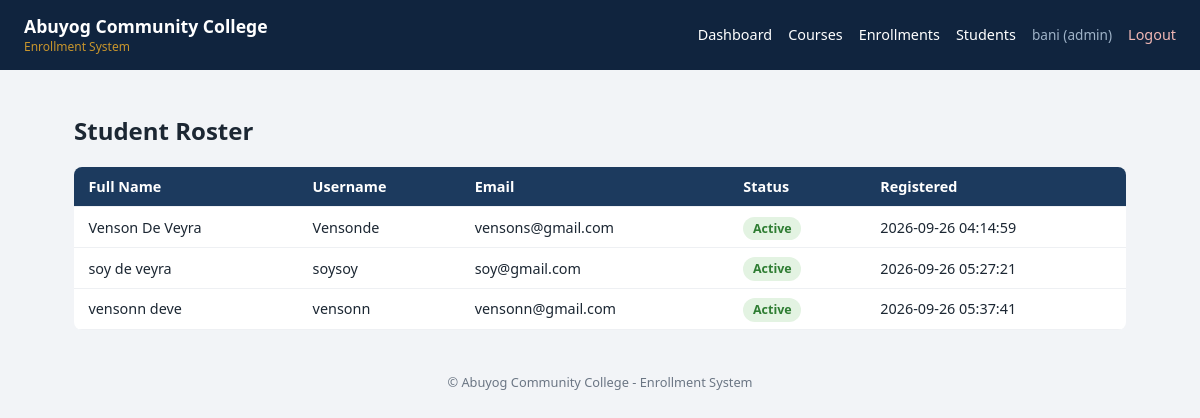
Screenshot of /admin/students (signed in) with the database file from the repository.
### tables this page shows
CREATE TABLE users (
    id            INTEGER PRIMARY KEY AUTOINCREMENT,
    username      TEXT NOT NULL UNIQUE,
    email         TEXT NOT NULL UNIQUE,
    password_hash TEXT NOT NULL,                 -- NEVER store plaintext passwords
    full_name     TEXT NOT NULL,
    role          TEXT NOT NULL CHECK (role IN ('super_admin', 'admin', 'student')),
    is_active     INTEGER NOT NULL DEFAULT 1,    -- 0 disables login without deleting history
    created_at    TEXT NOT NULL DEFAULT (datetime('now'))
);

### app.py (the view)
@app.route("/admin/students")
@login_required
@role_required("admin", "super_admin")
def admin_view_students():
    db = get_db()
    students = db.execute("SELECT * FROM users WHERE role='student' ORDER BY full_name").fetchall()
    return render_template("admin/manage_students.html", students=students, user=_current_user())

### app.py (called while the page is built)
def _current_user():
    if "user_id" not in session:
        return None
    return get_db().execute("SELECT * FROM users WHERE id = ?", (session["user_id"],)).fetchone()

### auth.py (called while the page is built)
def login_required(view):
    @wraps(view)
    def wrapped_view(*args, **kwargs):
        if "user_id" not in session:
            flash("Please log in to continue.", "warning")
            return redirect(url_for("login", next=request.path))
        return view(*args, **kwargs)
    return wrapped_view

def role_required(*allowed_roles):
    def decorator(view):
        @wraps(view)
        def wrapped_view(*args, **kwargs):
            if session.get("role") not in allowed_roles:
                abort(403)
            return view(*args, **kwargs)
        return wrapped_view
    return decorator

### database.py (called while the page is built)
def get_db():
    if "db" not in g:
        g.db = sqlite3.connect(current_app.config["DATABASE"])
        g.db.row_factory = sqlite3.Row
        g.db.execute("PRAGMA foreign_keys = ON")
    return g.db

### templates/admin/manage_students.html (shortened to what this page needs)
{% extends "base.html" %}
{% block content %}
<h2>Student Roster</h2>
<table class="data-table">
    <thead>
        <tr><th>Full Name</th><th>Username</th><th>Email</th><th>Status</th><th>Registered</th></tr>
    </thead>
    <tbody>
        {% for s in students %}
        <tr>
            <td>{{ s.full_name }}</td>
            <td>{{ s.username }}</td>
            <td>{{ s.email }}</td>
            <td>
                <span class="badge {{ 'badge-success' if s.is_active else 'badge-danger' }}">
                    {{ 'Active' if s.is_active else 'Disabled' }}
                </span>
            </td>
            <td>{{ s.created_at }}</td>
        </tr>
        {% else %}
        <tr><td colspan="5" class="muted">No students registered yet.</td></tr>
        {% endfor %}
    </tbody>
</table>
{% endblock %}

### templates/base.html (shortened to what this page needs)
<!DOCTYPE html>
<html lang="en">
<head>
    <link rel="stylesheet" href="{{ url_for('static', filename='css/style.css') }}">
</head>
<body>
    <header class="topbar">
        <div class="brand">Abuyog Community College <span>Enrollment System</span></div>
        {% if session.get('user_id') %}
        <nav>
            {% if session.role == 'super_admin' %}
                <a href="{{ url_for('super_admin_dashboard') }}">Dashboard</a>
                <a href="{{ url_for('super_admin_manage_admins') }}">Manage Admins</a>
            {% elif session.role == 'admin' %}
                <a href="{{ url_for('admin_dashboard') }}">Dashboard</a>
                <a href="{{ url_for('admin_manage_courses') }}">Courses</a>
                <a href="{{ url_for('admin_manage_enrollments') }}">Enrollments</a>
                <a href="{{ url_for('admin_view_students') }}">Students</a>
            {% elif session.role == 'student' %}
                <a href="{{ url_for('student_dashboard') }}">My Enrollments</a>
                <a href="{{ url_for('student_browse_courses') }}">Browse Courses</a>
            {% endif %}
            <span class="who">{{ session.username }} ({{ session.role }})</span>
            <a href="{{ url_for('logout') }}" class="logout">Logout</a>
        </nav>
        {% endif %}
    </header>
    <main class="container">
        {% block content %}{% endblock %}
    </main>
    <footer class="footer">
        &copy; Abuyog Community College - Enrollment System
    </footer>
</body>
</html>

### static/css/style.css (style rules this page uses)
:root { --navy: #10243e; --navy-light: #1c3a5e; --gold: #c8952c; --fog: #f2f4f7; --ink: #1c2733; --danger: #b3261e; --success: #2e7d32; --warning: #b8860b; --muted: #6b7684; --white: #ffffff; }
* { box-sizing: border-box; }
body { margin: 0; font-family: "Segoe UI", Arial, sans-serif; color: var(--ink); background: var(--fog); }
.topbar { background: var(--navy); color: var(--white); padding: 0.9rem 1.5rem; display: flex; justify-content: space-between; align-items: center; flex-wrap: wrap; }
.brand { font-weight: 700; font-size: 1.1rem; }
.brand span { display: block; font-size: 0.75rem; color: var(--gold); font-weight: 400; }
nav { display: flex; gap: 1rem; align-items: center; flex-wrap: wrap; }
nav a { color: var(--white); text-decoration: none; font-size: 0.9rem; }
nav .who { color: #9fb3c8; font-size: 0.85rem; }
nav .logout { color: #f2b8b5; }
.container { max-width: 1100px; margin: 0 auto; padding: 1.5rem; }
.data-table { width: 100%; border-collapse: collapse; background: var(--white); border-radius: 8px; overflow: hidden; }
.data-table th, .data-table td { padding: 0.65rem 0.9rem; text-align: left; border-bottom: 1px solid #eef0f3; font-size: 0.9rem; }
.data-table th { background: var(--navy-light); color: var(--white); font-weight: 600; }
.badge { padding: 0.2rem 0.6rem; border-radius: 12px; font-size: 0.78rem; font-weight: 600; text-transform: capitalize; }
.badge-success { background: #e3f3e2; color: var(--success); }
.footer { text-align: center; padding: 1.2rem; color: var(--muted); font-size: 0.8rem; }

### rows the page displays
users: username "bani", role "admin"
users: full_name "Venson De Veyra", username "Vensonde", email "vensons@gmail.com", is_active "Active", created_at "2026-09-26 04:14:59"
users: full_name "soy de veyra", username "soysoy", email "soy@gmail.com", is_active "Active", created_at "2026-09-26 05:27:21"
users: full_name "vensonn deve", username "vensonn", email "vensonn@gmail.com", is_active "Active", created_at "2026-09-26 05:37:41"
